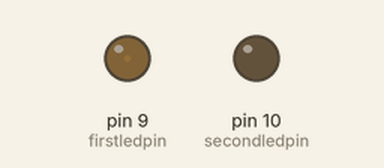
Bench run of a sketch on a simulated Arduino Uno, built with avr-gcc and run on an emulated ATmega328P. Parts: output pins drawn as LEDs (lit = HIGH).

Above: at 0.15 s.
At 4.05 s:
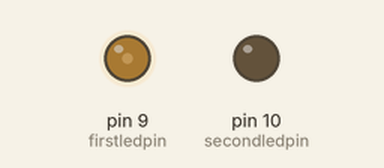
At 7.83 s:
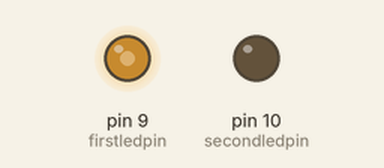
At 15.4 s:
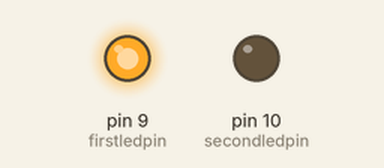
Timing chart, 0 to 16.9 s (numbered marks = the images above):
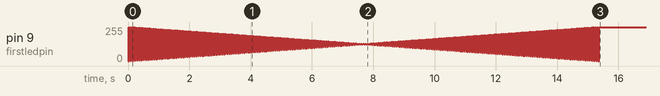

The sketch:

led_fade_and_bright.ino
```cpp
int firstledpin=9;
int secondledpin=10;
int firstledbrightness=0;
int secondledbrightness=255;
int fadelevel = 5;
int i=1;
void setup() {
  // put your setup code here, to run once:
  pinMode(secondledpin,OUTPUT);
pinMode(firstledpin,OUTPUT);
}

void loop() {
  // put your main code here, to run repeatedly:

  analogWrite(9,firstledbrightness++);
  delay(30);
  analogWrite(9,secondledbrightness--);
  delay(30);
  if(firstledbrightness>=255)
  {
   firstledbrightness=0;
  }
  if(secondledbrightness<=0)
  {
   firstledbrightness=255;
  }
}
```
